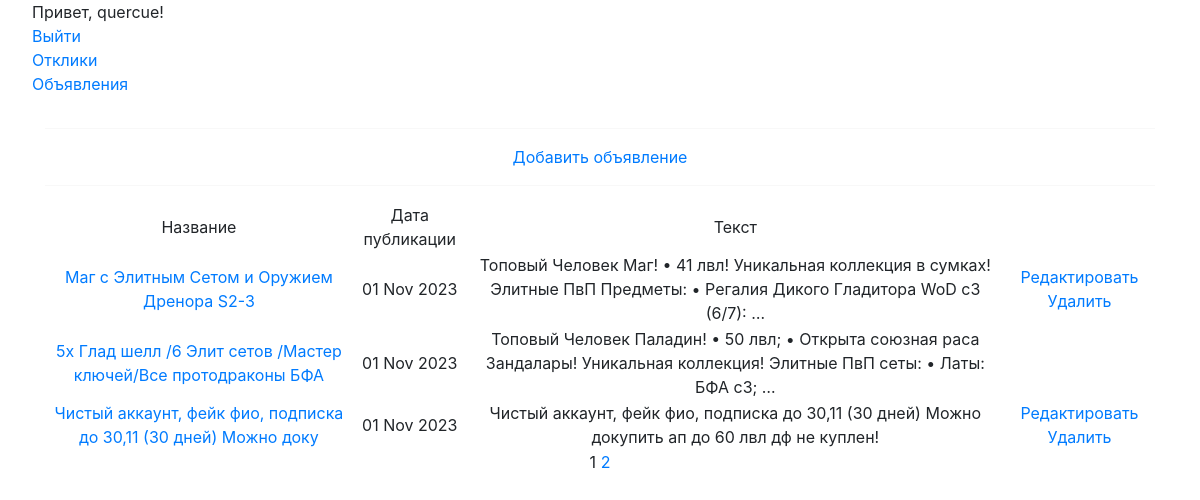
The page / (signed in) on the database its author committed.
### board/models.py (models this page shows, shortened)
class Advertisement(models.Model):
    title = models.CharField(max_length=64)
    text = models.TextField()
    author = models.ForeignKey(User, on_delete=models.CASCADE)
    TANKS = 'TN'
    HEALERS = 'HL'
    DAMAGEDEALERS = 'DD'
    MERCHANTS = 'MC'
    GUILDMASTERS = 'GM'
    QUESTGIVERS = 'QG'
    BLACKSMITHS = 'BS'
    LEATHERWORKERS = 'LW'
    POTIONMASTERS = 'PM'
    SPELLMASTERS = 'SM'
    CATEGORY_CHOISES = (
        (TANKS, 'Танки'),
        (HEALERS, 'Хилы'),
        (DAMAGEDEALERS, 'ДД'),
        (MERCHANTS, 'Торговцы'),
        (GUILDMASTERS, 'Гилдмастеры'),
        (QUESTGIVERS, 'Квестгиверы'),
        (BLACKSMITHS, 'Кузнецы'),
        (LEATHERWORKERS, 'Кожевники'),
        (POTIONMASTERS, 'Зельевары'),
        (SPELLMASTERS, 'Мастера заклинаний')
    )
    category = models.CharField(max_length=2, choices=CATEGORY_CHOISES)
    dateCreation = models.DateTimeField(auto_now_add=True)
    image = models.ImageField(upload_to='uploads/', blank=True, null=True)
    upload = models.FileField(upload_to='uploads/', blank=True, null=True)

### board/views.py (the view)
# urls.py: path('', AdsList.as_view(template_name='ads.html')),
class AdsList(ListView):
    model = Advertisement
    template_name = 'ads.html'
    context_object_name = 'Ads'
    paginate_by = 3 # Сделал немного, чтобы можно было проверить работоспособность
    ordering = ['-dateCreation']

### templates/ads.html (shortened to what this page needs)
{% extends 'flatpages/default.html' %}
{% block content %}
<hr>
    {% if user.is_authenticated %}
        <a href="{% url 'ad_create' %}">Добавить объявление</a>
    {% endif %}
<hr>
        <table>
            <tr>
                <td>Название</td>
                <td>Дата публикации</td>
                <td>Текст</td>
            </tr>
            {% for ad in Ads %}
            <tr>
                <td><a href="{% url 'ad_detail' ad.id %}">{{ ad.title }}</a></td>
                <td>{{ ad.dateCreation|date:'d M Y' }}</td>
                <td>{{ ad.text|truncatewords:20 }}</td>
                <td>
                    {% if user.is_authenticated and user == ad.author %}
                        <a href="{% url 'ad_edit' pk=ad.id %}">Редактировать</a>
                        <a href="{% url 'ad_delete' pk=ad.id %}">Удалить</a>
                    {% endif %}
                </td>
            </tr>
            {% endfor %}
        </table>
           {{ page_obj.number }}
           {% if page_obj.has_next %}
               <a href="?page={{ page_obj.next_page_number }}">{{ page_obj.next_page_number }}</a>
           {% endif %}
{% endblock content %}

### templates/flatpages/default.html (shortened to what this page needs)
<!DOCTYPE html>
<html lang="ru">
    <head>
        {% load static %}
        <link href="{% static 'css/styles.css' %}" rel="stylesheet" />
        <link rel="stylesheet" href="https://stackpath.bootstrapcdn.com/bootstrap/4.5.2/css/bootstrap.min.css">
    </head>
    <body>
    <nav>
        <ul>
            {% if user.is_authenticated %}
                <li>Привет, {{ user.username }}!</li>
                <li><a href="{% url 'account_logout' %}">Выйти</a></li>
                <li><a href="{% url 'manage_responses' %}">Отклики</a></li>
            {% else %}
                <li><a href="{% url 'account_login' %}">Войти</a></li>
                <li><a href="{% url 'account_signup' %}">Зарегистрироваться</a></li>
            {% endif %}
                <a href="{% url 'Ads' %}">Объявления</a>
        </ul>
    </nav>
        <div class="container">
           <div class="row">
               <div class="col-lg-12 text-center">
                   {% block content %}{% endblock content %}
               </div>
           </div>
        </div>
    </body>
</html>

### templates/flatpages/default.html (style rules this page uses)
li { list-style-type: none; }

### rows shown on the page
Advertisement: title "Маг с Элитным Сетом и Оружием Дренора S2-3", dateCreation "01 Nov 2023", text "Топовый Человек Маг! • 41 лвл! Уникальная коллекция в сумках! Элитные ПвП Предметы: • Регалия Дикого Гладитора WoD с3 (6/7): …", shows "Редактировать"
Advertisement: title "5x Глад шелл /6 Элит сетов /Мастер ключей/Все протодраконы БФА", dateCreation "01 Nov 2023", text "Топовый Человек Паладин! • 50 лвл; • Открыта союзная раса Зандалары! Уникальная коллекция! Элитные ПвП сеты: • Латы: БФА с3; …"
Advertisement: title "Чистый аккаунт, фейк фио, подписка до 30,11 (30 дней) Можно доку", dateCreation "01 Nov 2023", text "Чистый аккаунт, фейк фио, подписка до 30,11 (30 дней) Можно докупить ап до 60 лвл дф не куплен!", shows "Редактировать"

### other values the page prints
{{ user.username }} "quercue"
{{ page_obj.number }} "1"
{{ page_obj.next_page_number }} "2"
